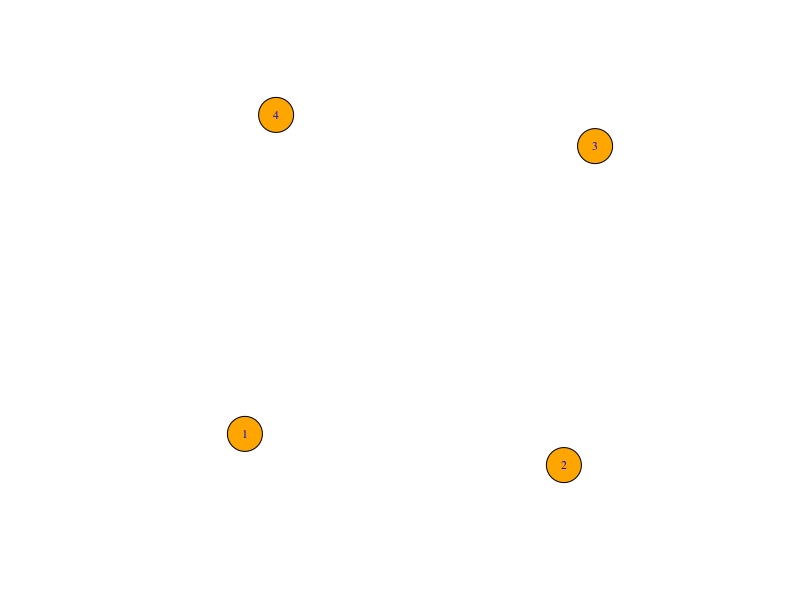

The R script that drew this image:

# commencer par creer un jeu de donnees virtuel de petite taille
n = 4
ncol = 4*4+3
MatIndiv = matrix(0, nrow=n, ncol=ncol)

MatIndiv[1, ] = c(10,10,0,0,40,50,0,0,80,80,0,0,110,120,0,0,2,1,1)
MatIndiv[2, ] = c(10,20,0,0,60,60,0,0,80,80,0,0,120,130,0,0,2,1,2)
MatIndiv[3, ] = c(20,20,0,0,50,60,0,0,80,80,0,0,110,120,0,0,2,1,3)
MatIndiv[4, ] = c(10,20,0,0,50,60,0,0,80,80,0,0,110,120,0,0,2,2,4)


# compte le nombre d'enfants virtuels de meme genotype que l'enfant de reference
# in : enfants virtuels (matrice avec un genotype sur chaque ligne), genotype de l'enfant (vecteur)
# out : le nombre d'enfants virtuels correspondant
comparerEnf = function(EnfVirt, Enf){
  
  # attention : on pensera a trier les vecteurs avant de les comparer
  EnfTri = sort(Enf)
  nb = 0
  
  for (i in 1:nrow(EnfVirt)) {
    EnfVirt_Tri = sort(EnfVirt[i,])
    
    if (sum(abs(EnfTri - EnfVirt_Tri)) == 0) {
      nb = nb + 1 
    } 
  }
  return(nb)
}


# genere la liste des enfants virtuels a partir du genotype des parents pour le schema 2x-2x
# in : genotype des parents (vecteurs de taille 2)
# out : liste des enfants virtuels (matrice de 4 lignes et 2 colonnes)
genererEnfVirt22 = function(GenP1s, GenP2s){

  # creer les 4 enfants virtuels pour le schema 2x-2x
  # x <- c(10,20)
  # y <- c(30,40)
  # d1 <- expand.grid(x = x, y = y)
  
  EnfVirt = expand.grid(x = GenP1s, y = GenP2s)
  return(as.matrix(EnfVirt))
}


# calcul de la proba d'un lien entre deux parents et un enfant
# in : infos genetiques sur les deux parents et l'enfant (vecteurs de taille 17 : genotypes 4x4 + ploidie)
# out : proba du lien
calculerProbaLien = function(GenP1, GenP2, GenE){
  
  # traiter seulement 2x-2x dans un premier temps (recuperer les ploidies et rentrer seulement si toutes sont egales a 2)
  plo1 = GenP1[17]
  plo2 = GenP2[17]
  ploE = GenE[17]
  
  if (plo1==2 & plo2==2 & ploE==2) {
    p = 1
    # boucler sur les 4 signaux en multipliant p par la nouvelle proba
    # a chaque boucle :
    # creer des vecteurs de taille 2 avec les alleles des parents et de l'enfant sur le signal
    # generer les enfants virtuels du croisement, comparer avec l'enfant et deduire la proba
    
    for (s in 1:4) {
      GenP1S = GenP1[(4*(s-1)+1):(4*s)]
      GenP2S = GenP2[(4*(s-1)+1):(4*s)]
      GenES = GenE[(4*(s-1)+1):(4*s)]
      G1 = GenP1S[1:2]
      G2 = GenP2S[1:2]
      GE = GenES[1:2]
      
      EnfVirt = genererEnfVirt22(G1,G2)
      nb = comparerEnf(EnfVirt, GE)
      p = p*nb/4
    }
  }

  return(p)
}


# construire pour un enfant la matrice des probas associee a tous les couples de parents potentiels
# in : numero de l'enfant
# out : matrice des probas (n lignes et n colonnes)
calculerProbasParents = function(e){
  MatProbasParents = matrix(0, nrow=n, ncol=n)
  
  # recuperer en amont la generation de l'enfant
  # double boucle sur les parents
    # ne rentrer que si le couple est envisageable (parents distincts de l'enfant, anterieurs, ...)
    # calculer la proba du lien a l'aide des infos genetiques des parents et de l'enfant
  # penser a renormaliser
  
  for (i in 1:n) {
    for (j in 1:n) {
      if (i<j & i!=e[19] &  j!=e[19] & e[18]>MatIndiv[i, 18] & e[18]>MatIndiv[j, 18]) {
        MatProbasParents[i,j] = calculerProbaLien(MatIndiv[i, ],MatIndiv[j, ],e)
      } 
    }
  }
  s = sum(MatProbasParents)
  if (s != 0){
    MatProbasParents = MatProbasParents/s
  }
  return(MatProbasParents)
}


# pour un enfant, recherche du couple de parents le plus probable
# in : numero de l'enfant
# out : couple de parents le plus probable (vecteur de taille 4 : enfant/parent 1/parent 2/log-proba du lien)
recupParentsMax = function(e){
  
  ParentsMax = c(e[19],0,0,0)
  
  # calculer la matrice des probas pour tous les couples associes a l'enfant e
  MatProbasParents = calculerProbasParents(e)
  pmax = max(MatProbasParents)
  
  if (pmax != 0){
    IndMax = which(MatProbasParents == pmax, arr.ind = TRUE)
    
    ParentsMax[4] = log(pmax)
    ParentsMax[2] = round(IndMax[1])
    ParentsMax[3] = round(IndMax[2])
  }
    
  # par convention : mettre 0-0 pour les parents si toutes les probas sont nulles, et 0 dans la case log-proba
  return(ParentsMax)
}


# construire la genealogie de plus grande proba associee a la matrice des individus
# in : rien
# out : genealogie la plus probable (matrice de n lignes et 4 colonnes) munie de la log-vraisemblance
construireGen = function(){
  Gen = matrix(0, nrow=n, ncol=4)
  
  # boucler sur les individus
    # chercher le couple le plus probable pour l'individu courant
  # empiler le resultat
  
  for (i in 1:n) {
    Gen[i,] = recupParentsMax(MatIndiv[i, ])
      } 
  return(list(Gen = Gen, lLik = sum(Gen[, 4])))
}


# representation graphique de la genealogie a l'aide de igraph (noeuds = individus, fleches = liens)
# in : genealogie (matrice de n lignes et 4 colonnes)
# out : rien

# https://f.hypotheses.org/wp-content/blogs.dir/2996/files/2017/02/visualiseR.pdf

representerGen = function(GenMax){
  nrel = nrow(GenMax$Gen)
  
  # jouer sur les couleurs, les formes, ...
  Grp = graph.empty(directed=TRUE) + vertices(GenMax$Gen[, 1], color="red", shape="circle", size=10, label.cex=0.7, label.color="blue")
  
  # ajouter les fleches munies d'une approximation de la proba du lien a 3 ou 4 chiffres
  
  plot(Grp, vertex.size = 20, vertex.color="orange",
       edge.arrow.size=.4, edge.curved=.4)
}


library("igraph")
GenMax = construireGen()
representerGen(GenMax)





